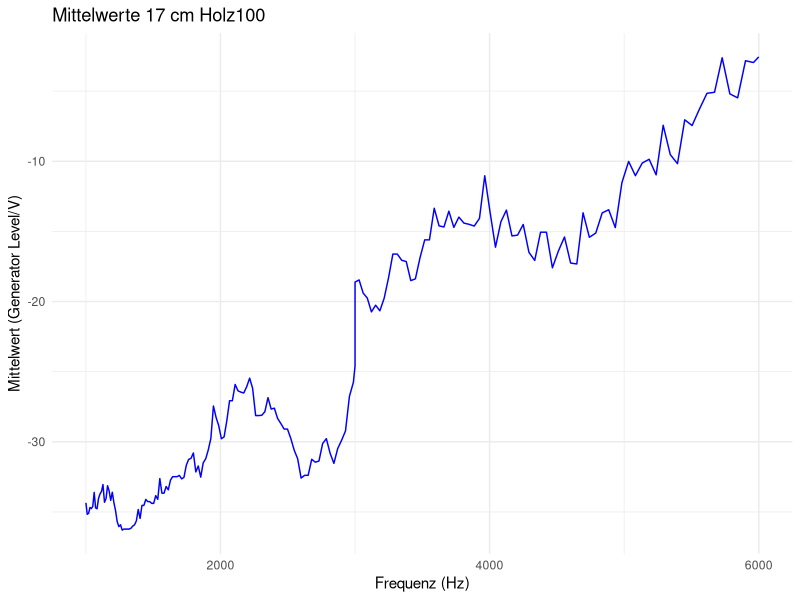

The R script that drew this image: (Note: this script raises an error after producing the figure.)
# Pakete laden
library(readxl)
library(writexl)
library(tidyverse)

# Excel-Dateien einlesen
tabelle1 <- read_excel("./Analyse/Messungen/170Holz_20240724_01.xls")
tabelle2 <- read_excel("./Analyse/Messungen/170Holz_20240724_02.xls")
tabelle3 <- read_excel("./Analyse/Messungen/170Holz_20240724_03.xls")



# Daten zusammenführen (tidyverse Methode)
werte <- bind_cols(
  tabelle1 %>% select(Frequency, `Generator Level/V`),
  tabelle2 %>% select(`Generator Level/V`),
  tabelle3 %>% select(`Generator Level/V`)
)

# Spaltennamen anpassen
colnames(werte) <- c("Frequency", "Tabelle1", "Tabelle2", "Tabelle3")

# Sicherstellen, dass die "Frequency" Spalte numerisch ist
werte$Frequency <- as.numeric(werte$Frequency)

# Alle "Generator Level/V" Spalten in numerische Werte umwandeln
werte$Tabelle1 <- as.numeric(werte$Tabelle1)
werte$Tabelle2 <- as.numeric(werte$Tabelle2)
werte$Tabelle3 <- as.numeric(werte$Tabelle3)

# Überprüfen der Daten nach dem Laden
head(werte)

# Fehlende Werte (NA) durch den Mittelwert der jeweiligen Spalte ersetzen
werte <- werte %>%
  mutate(
    Tabelle1 = ifelse(is.na(Tabelle1), mean(Tabelle1, na.rm = TRUE), Tabelle1),
    Tabelle2 = ifelse(is.na(Tabelle2), mean(Tabelle2, na.rm = TRUE), Tabelle2),
    Tabelle3 = ifelse(is.na(Tabelle3), mean(Tabelle3, na.rm = TRUE), Tabelle3)
  )

# Berechnung des Mittelwerts pro Zeile
werte <- werte %>%
  mutate(Mittelwert = rowMeans(select(werte, Tabelle1, Tabelle2, Tabelle3), na.rm = TRUE))

# Überprüfen, ob die Spalte "Mittelwert" erfolgreich hinzugefügt wurde
head(werte)

# Falls es NA-Werte in der Mittelwert-Spalte gibt, beheben
werte$Mittelwert <- ifelse(is.na(werte$Mittelwert), 0, werte$Mittelwert)

# Diagramm erstellen
ggplot(werte, aes(x = Frequency, y = Mittelwert)) +  # x = Frequency, y = Mittelwert
  geom_line(color = "blue") +  # Liniendiagramm
  labs(
    title = "Mittelwerte 17 cm Holz100",  # Titel des Diagramms
    x = "Frequenz (Hz)",  # x-Achse: Frequency
    y = "Mittelwert (Generator Level/V)"  # y-Achse: Mittelwert
  ) +
  theme_minimal()  # Minimalistisches Design

write_xlsx(werte, "./Analyse/170Holz/170Holz_neu.xlsx")
